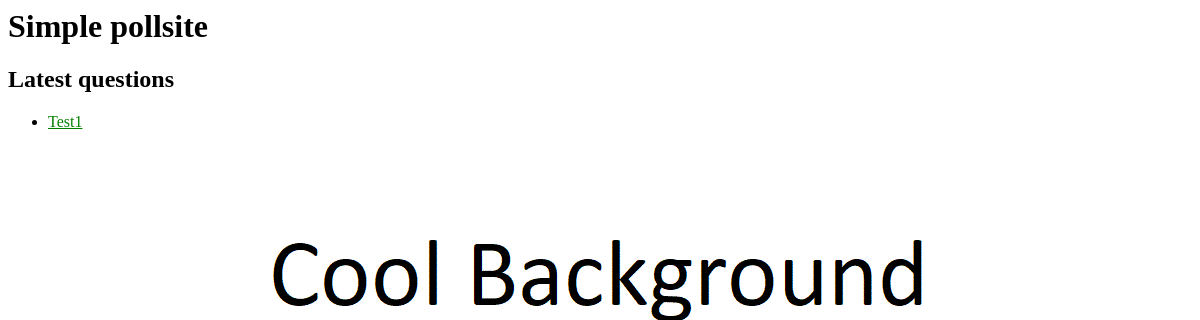
/polls/, run on an earlier commit of the app's database.
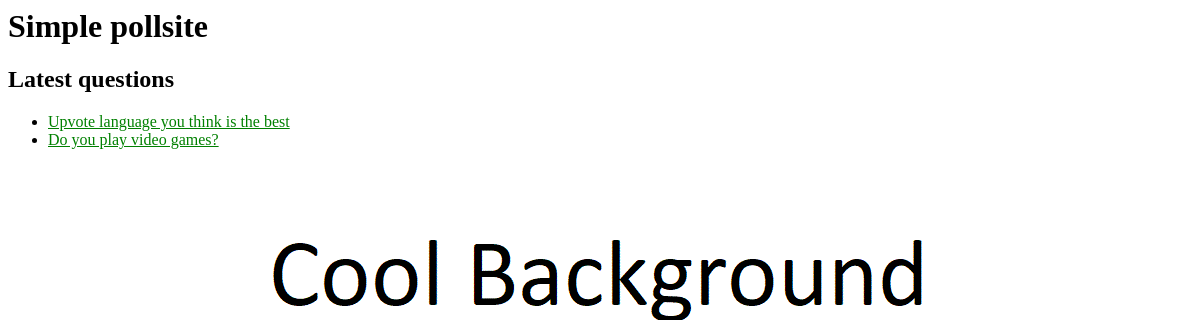
And on a later commit of the database.
### polls/models.py (models this page shows, shortened)
class Question(models.Model):
	question_text = models.CharField(max_length=200)
	publish_date = models.DateTimeField('date published')
	def was_published_recently(self):
		now = timezone.now()
		return now - datetime.timedelta(days=1) <= self.publish_date <= now
	was_published_recently.admin_order_field = 'publish_date'
	was_published_recently.boolean = True
	was_published_recently.short_description = 'Published recently?'

### polls/views.py (the view)
# urls.py: path('', views.IndexView.as_view(), name='index'),
class IndexView(generic.ListView):
	template_name = 'polls/index.html'
	context_object_name = 'latest_question_list'
	def get_queryset(self):
		return Question.objects.filter(
			publish_date__lte=timezone.now()
		).order_by('-publish_date')[:5]

### polls/templates/polls/index.html
{% load static %}
<link rel="stylesheet" type="text/css" href="{% static 'polls/style.css' %}" />
<h1>Simple pollsite</h1>
<h2>Latest questions</h2>
{% if latest_question_list %}
    <ul>
    {% for question in latest_question_list %}
        <li><a href="{% url 'polls:detail' question.id %}">{{ question.question_text }}</a></li>
    {% endfor %}
    </ul>
{% else %}
    <p>No polls are available.</p>
{% endif %}

### polls/static/polls/style.css (style rules this page uses)
li a { color: green; }

What changed in the data, as far as the page shows it:
removed Question: question_text "Test1"
added Question: question_text "Upvote language you think is the best"
added Question: question_text "Do you play video games?"
